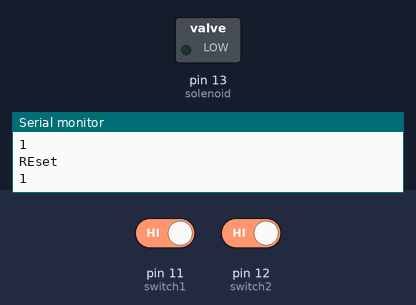
The sketch below on a simulated Arduino Uno, built with avr-gcc and run on an emulated ATmega328P. On the bench: switched loads named in the sketch (green lamp = pin HIGH), the last lines printed to the serial monitor. The test bench sets the inputs (shaded band); at power-on: pin 11 (switch1) HIGH, pin 12 (switch2) HIGH.

Above: at 1.2 s.
1.3 s: pin 11 (switch1) driven LOW and pin 12 (switch2) driven LOW
At 2.5 s:
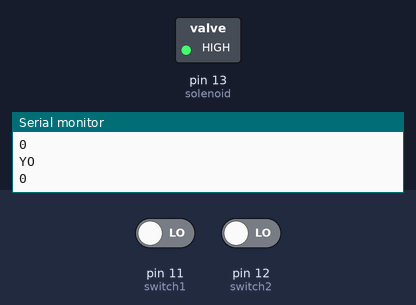
2.8 s: pin 11 (switch1) driven HIGH
At 3.7 s:
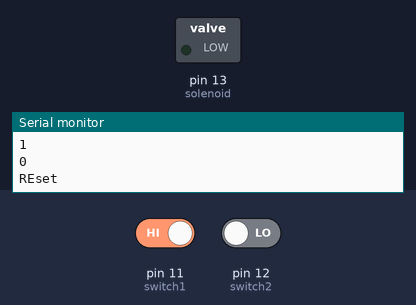
4.3 s: pin 11 (switch1) driven LOW
At 4.6 s:
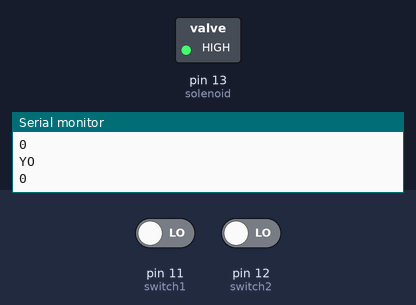
Timing chart, 0 to 7.3 s (numbered marks = the images above; inputs shaded):
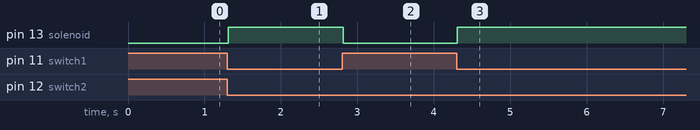

The sketch:

Sword_final.ino
```cpp
const int switch1=11;
const int switch2=12;
const int solenoid=13;
int i=0;


void setup() {
  pinMode(switch1, INPUT);
  digitalWrite(switch1, HIGH);
  pinMode(switch2, INPUT);
  digitalWrite(switch2, HIGH);
  pinMode(solenoid, OUTPUT);

  Serial.begin(9600);

}

void loop() {
  // put your main code here, to run repeatedly:

  boolean test1 = false;
  boolean test2 = false;

  Serial.println("REset");
 Serial.println(digitalRead(switch1));
 Serial.println(digitalRead(switch2));

  if(digitalRead(switch1) == 0)
  {
    test1 = true;
  }


  if(digitalRead(switch2) == 0)
  {
    test2 = true;
  }


  if(test1 == true && test2== true)
  {
   digitalWrite(solenoid, HIGH);
   for(i=0; i<120; i++)
    {
     if(digitalRead(switch1)==0 && digitalRead(switch2)==0)
    {
      Serial.println("YO");
      Serial.print(i);
      delay(1500);
    }
    else
    {
      digitalWrite(solenoid,LOW);
      break;
    }
   }
  }
  else{
      digitalWrite(solenoid,LOW);
     }


while(digitalRead(switch1) == 0 && digitalRead(switch2) == 0)
{
 delay(1000);
 Serial.println("Off");

  digitalWrite(solenoid,LOW);
  Serial.println("In Loop 2");
 Serial.println(digitalRead(switch1));
 Serial.println(digitalRead(switch2));

}


}
```

Measured:
- after the input at 1.3 s, pin 13 (solenoid): LOW → HIGH at once
- after the input at 2.8 s, pin 13 (solenoid): HIGH → LOW at once
- after the input at 4.3 s, pin 13 (solenoid): LOW → HIGH at once
